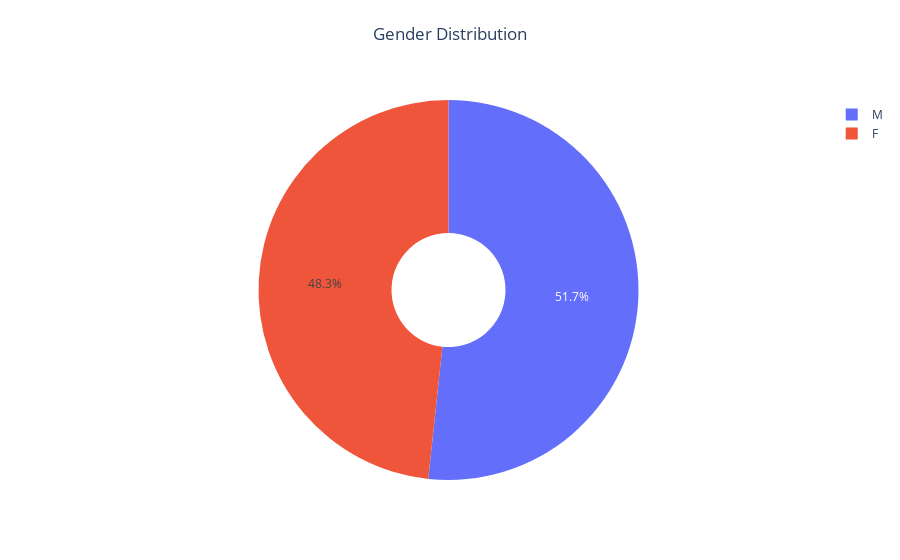

The notebook cell this image was saved under:
### Markdown cell above
Almost equal again.

### Code cell
# show gender distribution
gender_distribution_fig = px.pie(
    df,
    names="gender",
    title="Gender Distribution",
    hole=0.3,
    labels=["Male", "Female"],
)

# Customize layout for better presentation
gender_distribution_fig.update_layout(
    title={
        "text": "Gender Distribution",
        "y": 0.95,
        "x": 0.5,
        "xanchor": "center",
        "yanchor": "top",
    },
)

# Display the pie chart
gender_distribution_fig.show()

### Figure 1 — Plotly figure (JSON) as saved in the notebook; plotly's stock layout.template omitted (floating-point values rounded to 4 significant figures; data arrays with more than 128 entries replaced by an {"elided": "..."} marker saying what was removed)
{"data": [{"domain": {"x": [0, 1], "y": [0, 1]}, "hole": 0.3, "hovertemplate": "gender=%{label}<extra></extra>", "labels": {"elided": "1000 str values"}, "legendgroup": "", "name": "", "showlegend": true, "type": "pie"}], "layout": {"legend": {"tracegroupgap": 0}, "title": {"text": "Gender Distribution", "x": 0.5, "xanchor": "center", "y": 0.95, "yanchor": "top"}}}
